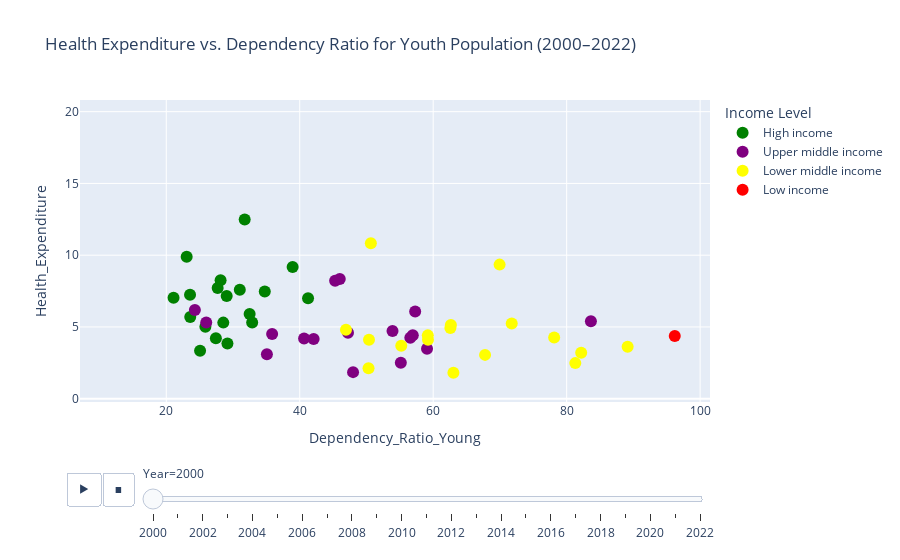

The notebook cell this image was saved under:
### Code cell
# Create animated scatter plot
fig = px.scatter(
    df_filtered,
    x="Dependency_Ratio_Young",
    y="Health_Expenditure",
    animation_frame="Year",
    animation_group="Country",
    color="income_level",
    color_discrete_map=income_colors,
    category_orders={"income_level": income_order},
    hover_name="Country", 
    title="Health Expenditure vs. Dependency Ratio for Youth Population (2000–2022)",
    range_x=[df["Dependency_Ratio_Young"].min() - 5, df["Dependency_Ratio_Young"].max() + 5],
    range_y=[df["Health_Expenditure"].min() - 2, df["Health_Expenditure"].max() + 2]
)

# Style labels
fig.update_traces(textposition="top center", marker=dict(size=12))
fig.update_layout(legend_title_text="Income Level")

# Show the figure
fig.show()

### Figure 1 — Plotly figure (JSON) as saved in the notebook; plotly's stock layout.template omitted (floating-point values rounded to 4 significant figures)
{"data": [{"hovertemplate": "<b>%{hovertext}</b><br><br>income_level=High income<br>Year=2000<br>Dependency_Ratio_Young=%{x}<br>Health_Expenditure=%{y}<extra></extra>", "hovertext": ["Australia", "Canada", "Chile", "Cyprus", "Czechia", "Germany", "United Kingdom", "Greece", "Ireland", "Japan", "South Korea", "Netherlands", "New Zealand", "Romania", "Russia", "Singapore", "Slovakia", "Uruguay", "United States"], "ids": ["Australia", "Canada", "Chile", "Cyprus", "Czechia", "Germany", "United Kingdom", "Greece", "Ireland", "Japan", "South Korea", "Netherlands", "New Zealand", "Romania", "Russia", "Singapore", "Slovakia", "Uruguay", "United States"], "legendgroup": "High income", "marker": {"color": "green", "size": 12, "symbol": "circle"}, "mode": "markers", "name": "High income", "orientation": "v", "showlegend": true, "textposition": "top center", "type": "scatter", "x": [31.02, 28.14, 41.25, 32.87, 23.59, 23.06, 29.05, 23.56, 32.49, 21.09, 29.17, 27.7, 34.76, 27.44, 25.86, 25.07, 28.55, 38.94, 31.75], "xaxis": "x", "y": [7.589, 8.248, 7.0, 5.308, 5.701, 9.888, 7.157, 7.243, 5.899, 7.035, 3.855, 7.707, 7.47, 4.209, 5.02, 3.343, 5.303, 9.172, 12.49], "yaxis": "y"}, {"hovertemplate": "<b>%{hovertext}</b><br><br>income_level=Upper middle income<br>Year=2000<br>Dependency_Ratio_Young=%{x}<br>Health_Expenditure=%{y}<extra></extra>", "hovertext": ["Argentina", "Armenia", "Brazil", "China", "Ecuador", "Guatemala", "Indonesia", "Iran", "Kazakhstan", "Mexico", "Mongolia", "Malaysia", "Peru", "Serbia", "Thailand", "Turkey", "Ukraine"], "ids": ["Argentina", "Armenia", "Brazil", "China", "Ecuador", "Guatemala", "Indonesia", "Iran", "Kazakhstan", "Mexico", "Mongolia", "Malaysia", "Peru", "Serbia", "Thailand", "Turkey", "Ukraine"], "legendgroup": "Upper middle income", "marker": {"color": "purple", "size": 12, "symbol": "circle"}, "mode": "markers", "name": "Upper middle income", "orientation": "v", "showlegend": true, "textposition": "top center", "type": "scatter", "x": [45.3, 40.65, 46.0, 35.86, 59.07, 83.63, 47.99, 53.91, 42.08, 56.57, 57.3, 55.15, 56.94, 24.29, 35.08, 47.23, 25.99], "xaxis": "x", "y": [8.22, 4.196, 8.335, 4.508, 3.483, 5.397, 1.853, 4.723, 4.16, 4.244, 6.076, 2.515, 4.415, 6.184, 3.101, 4.6, 5.307], "yaxis": "y"}, {"hovertemplate": "<b>%{hovertext}</b><br><br>income_level=Lower middle income<br>Year=2000<br>Dependency_Ratio_Young=%{x}<br>Health_Expenditure=%{y}<extra></extra>", "hovertext": ["Bangladesh", "Egypt", "India", "Jordan", "Kenya", "Kyrgyzstan", "Lebanon", "Morocco", "Myanmar", "Nigeria", "Nicaragua", "Pakistan", "Philippines", "Tajikistan", "Tunisia", "Uzbekistan", "Vietnam"], "ids": ["Bangladesh", "Egypt", "India", "Jordan", "Kenya", "Kyrgyzstan", "Lebanon", "Morocco", "Myanmar", "Nigeria", "Nicaragua", "Pakistan", "Philippines", "Tajikistan", "Tunisia", "Uzbekistan", "Vietnam"], "legendgroup": "Lower middle income", "marker": {"color": "yellow", "size": 12, "symbol": "circle"}, "mode": "markers", "name": "Lower middle income", "orientation": "v", "showlegend": true, "textposition": "top center", "type": "scatter", "x": [63.03, 62.57, 59.22, 69.95, 89.13, 59.19, 50.66, 55.21, 50.31, 82.17, 71.77, 81.29, 67.77, 78.13, 46.93, 62.65, 50.38], "xaxis": "x", "y": [1.805, 4.922, 4.106, 9.344, 3.624, 4.414, 10.83, 3.693, 2.126, 3.197, 5.239, 2.481, 3.055, 4.265, 4.813, 5.133, 4.108], "yaxis": "y"}, {"hovertemplate": "<b>%{hovertext}</b><br><br>income_level=Low income<br>Year=2000<br>Dependency_Ratio_Young=%{x}<br>Health_Expenditure=%{y}<extra></extra>", "hovertext": ["Ethiopia"], "ids": ["Ethiopia"], "legendgroup": "Low income", "marker": {"color": "red", "size": 12, "symbol": "circle"}, "mode": "markers", "name": "Low income", "orientation": "v", "showlegend": true, "textposition": "top center", "type": "scatter", "x": [96.2], "xaxis": "x", "y": [4.365], "yaxis": "y"}], "layout": {"legend": {"title": {"text": "Income Level"}, "tracegroupgap": 0}, "sliders": [{"active": 0, "currentvalue": {"prefix": "Year="}, "len": 0.9, "pad": {"b": 10, "t": 60}, "steps": [{"args": [["2000"], {"frame": {"duration": 0, "redraw": false}, "fromcurrent": true, "mode": "immediate", "transition": {"duration": 0, "easing": "linear"}}], "label": "2000", "method": "animate"}, {"args": [["2001"], {"frame": {"duration": 0, "redraw": false}, "fromcurrent": true, "mode": "immediate", "transition": {"duration": 0, "easing": "linear"}}], "label": "2001", "method": "animate"}, {"args": [["2002"], {"frame": {"duration": 0, "redraw": false}, "fromcurrent": true, "mode": "immediate", "transition": {"duration": 0, "easing": "linear"}}], "label": "2002", "method": "animate"}, {"args": [["2003"], {"frame": {"duration": 0, "redraw": false}, "fromcurrent": true, "mode": "immediate", "transition": {"duration": 0, "easing": "linear"}}], "label": "2003", "method": "animate"}, {"args": [["2004"], {"frame": {"duration": 0, "redraw": false}, "fromcurrent": true, "mode": "immediate", "transition": {"duration": 0, "easing": "linear"}}], "label": "2004", "method": "animate"}, {"args": [["2005"], {"frame": {"duration": 0, "redraw": false}, "fromcurrent": true, "mode": "immediate", "transition": {"duration": 0, "easing": "linear"}}], "label": "2005", "method": "animate"}, {"args": [["2006"], {"frame": {"duration": 0, "redraw": false}, "fromcurrent": true, "mode": "immediate", "transition": {"duration": 0, "easing": "linear"}}], "label": "2006", "method": "animate"}, {"args": [["2007"], {"frame": {"duration": 0, "redraw": false}, "fromcurrent": true, "mode": "immediate", "transition": {"duration": 0, "easing": "linear"}}], "label": "2007", "method": "animate"}, {"args": [["2008"], {"frame": {"duration": 0, "redraw": false}, "fromcurrent": true, "mode": "immediate", "transition": {"duration": 0, "easing": "linear"}}], "label": "2008", "method": "animate"}, {"args": [["2009"], {"frame": {"duration": 0, "redraw": false}, "fromcurrent": true, "mode": "immediate", "transition": {"duration": 0, "easing": "linear"}}], "label": "2009", "method": "animate"}, {"args": [["2010"], {"frame": {"duration": 0, "redraw": false}, "fromcurrent": true, "mode": "immediate", "transition": {"duration": 0, "easing": "linear"}}], "label": "2010", "method": "animate"}, {"args": [["2011"], {"frame": {"duration": 0, "redraw": false}, "fromcurrent": true, "mode": "immediate", "transition": {"duration": 0, "easing": "linear"}}], "label": "2011", "method": "animate"}, {"args": [["2012"], {"frame": {"duration": 0, "redraw": false}, "fromcurrent": true, "mode": "immediate", "transition": {"duration": 0, "easing": "linear"}}], "label": "2012", "method": "animate"}, {"args": [["2013"], {"frame": {"duration": 0, "redraw": false}, "fromcurrent": true, "mode": "immediate", "transition": {"duration": 0, "easing": "linear"}}], "label": "2013", "method": "animate"}, {"args": [["2014"], {"frame": {"duration": 0, "redraw": false}, "fromcurrent": true, "mode": "immediate", "transition": {"duration": 0, "easing": "linear"}}], "label": "2014", "method": "animate"}, {"args": [["2015"], {"frame": {"duration": 0, "redraw": false}, "fromcurrent": true, "mode": "immediate", "transition": {"duration": 0, "easing": "linear"}}], "label": "2015", "method": "animate"}, {"args": [["2016"], {"frame": {"duration": 0, "redraw": false}, "fromcurrent": true, "mode": "immediate", "transition": {"duration": 0, "easing": "linear"}}], "label": "2016", "method": "animate"}, {"args": [["2017"], {"frame": {"duration": 0, "redraw": false}, "fromcurrent": true, "mode": "immediate", "transition": {"duration": 0, "easing": "linear"}}], "label": "2017", "method": "animate"}, {"args": [["2018"], {"frame": {"duration": 0, "redraw": false}, "fromcurrent": true, "mode": "immediate", "transition": {"duration": 0, "easing": "linear"}}], "label": "2018", "method": "animate"}, {"args": [["2019"], {"frame": {"duration": 0, "redraw": false}, "fromcurrent": true, "mode": "immediate", "transition": {"duration": 0, "easing": "linear"}}], "label": "2019", "method": "animate"}, {"args": [["2020"], {"frame": {"duration": 0, "redraw": false}, "fromcurrent": true, "mode": "immediate", "transition": {"duration": 0, "easing": "linear"}}], "label": "2020", "method": "animate"}, {"args": [["2021"], {"frame": {"duration": 0, "redraw": false}, "fromcurrent": true, "mode": "immediate", "transition": {"duration": 0, "easing": "linear"}}], "label": "2021", "method": "animate"}, {"args": [["2022"], {"frame": {"duration": 0, "redraw": false}, "fromcurrent": true, "mode": "immediate", "transition": {"duration": 0, "easing": "linear"}}], "label": "2022", "method": "animate"}], "x": 0.1, "xanchor": "left", "y": 0, "yanchor": "top"}], "title": {"text": "Health Expenditure vs. Dependency Ratio for Youth Population (2000–2022)"}, "updatemenus": [{"buttons": [{"args": [null, {"frame": {"duration": 500, "redraw": false}, "fromcurrent": true, "mode": "immediate", "transition": {"duration": 500, "easing": "linear"}}], "label": "&#9654;", "method": "animate"}, {"args": [[null], {"frame": {"duration": 0, "redraw": false}, "fromcurrent": true, "mode": "immediate", "transition": {"duration": 0, "easing": "linear"}}], "label": "&#9724;", "method": "animate"}], "direction": "left", "pad": {"r": 10, "t": 70}, "showactive": false, "type": "buttons", "x": 0.1, "xanchor": "right", "y": 0, "yanchor": "top"}], "xaxis": {"anchor": "y", "domain": [0, 1], "range": [7.074, 101.5], "title": {"text": "Dependency_Ratio_Young"}}, "yaxis": {"anchor": "x", "domain": [0, 1], "range": [-0.228, 20.81], "title": {"text": "Health_Expenditure"}}}}
